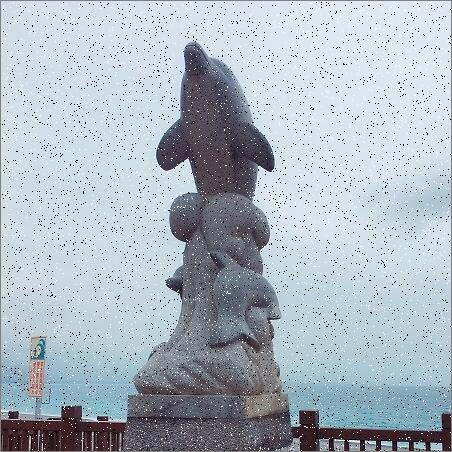
#> input picture chapter5/images/ColorSaltPepperImage.jpg, 452 x 452 px
$ python MediaBlur.py
#> lines starting #> are read from the running program, lines starting #| are printed output that depends on the picture
# -*- coding:utf-8 -*-
import cv2 as cv
import sys


if __name__ == '__main__':
    # 读取图像并判断是否读取成功
    img = cv.imread('./images/ColorSaltPepperImage.jpg', cv.IMREAD_ANYCOLOR)
#> img is the input picture: shape (452, 452, 3); mean B, G, R 192.2, 182.3, 170.6
    gray = cv.imread('./images/GraySaltPepperImage.jpg', cv.IMREAD_ANYCOLOR)
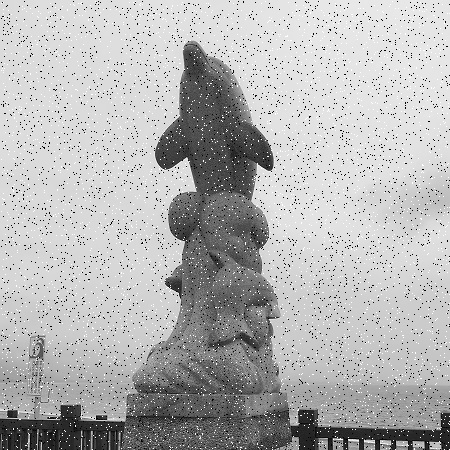
#> input picture chapter5/images/GraySaltPepperImage.jpg, 450 x 450 px
#> gray is the input picture: shape (450, 450); min 0, max 255, mean 180.4
    if img is None or gray is None:
        print('Failed to read ColorSaltPepperImage.jpg or ColorSaltPepperImage.jpg.')
        sys.exit()

    # 分别对含有椒盐噪声的彩色和灰度图像进行中值滤波，后面的数字代表滤波器尺寸
    img_3 = cv.medianBlur(img, 3)
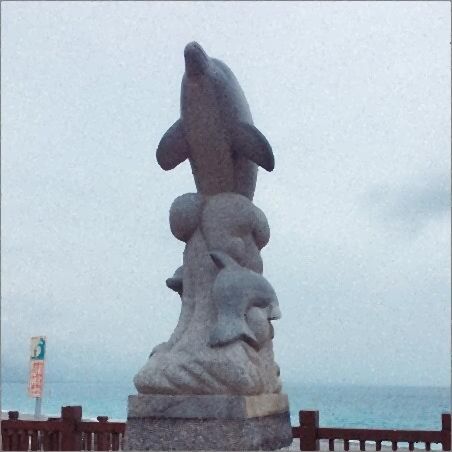
#> img_3: shape (452, 452, 3); mean B, G, R 195.1, 184.9, 173.1
    gray_3 = cv.medianBlur(gray, 3)
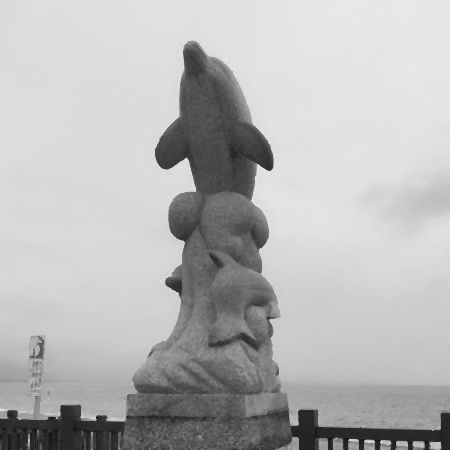
#> gray_3: shape (450, 450); min 16, max 234, mean 183
    # 加载滤波器尺寸，图像会变模糊
    img_9 = cv.medianBlur(img, 9)
    gray_9 = cv.medianBlur(gray, 9)

    # 展示结果
    cv.imshow('Origin img', img)
    cv.imshow('img 3*3', img_3)
    cv.imshow('img 9*9', img_9)
    cv.imshow('Origin gray', gray)
    cv.imshow('gray 3*3', gray_3)
    cv.imshow('gray 9*9', gray_9)
    cv.waitKey(0)
    cv.destroyAllWindows()
